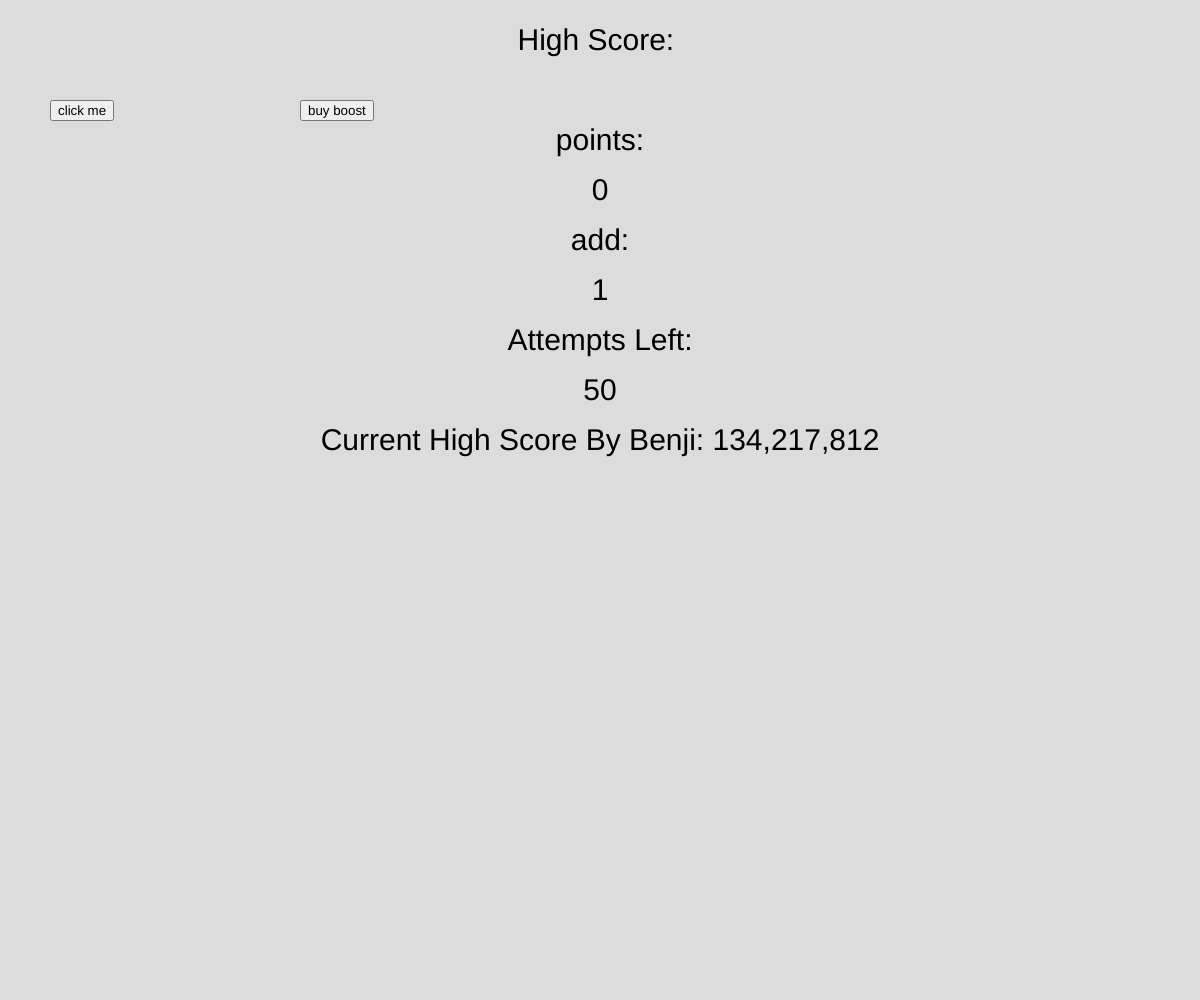
Frame 1 (no input)
Frame 60 (no input): identical to frame 1, image omitted
Frame 120 (the mouse pressed at the canvas centre since frame 60): identical to frame 1, image omitted

The p5.js sketch that drew this single still picture (run headless with seeded random() and noise() and a simulated clock; from frame 60 on, the mouse is pressed at the canvas centre):

// p5.js sketch
// ── sketch.js
let points = 0;
let colorOfBackground;
let colorOfBackground_Failed;
let button;
let buy;
let add = 1;
let add_change = 1;
let attempts = 50;

function setup() {
  textSize(30);
  colorOfBackground = color(220, 220, 220);
  colorOfBackground_Failed = color(255, 0, 0);

  createCanvas(windowWidth, windowHeight);
  textAlign(CENTER);
  button = createButton("click me");
  button.position(50, 100);
  buy = createButton("buy boost");
  buy.position(300, 100);

  button.mousePressed(plusOne);

  buy.mousePressed(buyBoost);
}

function draw() {
  if (attempts <= 0) {
    background(colorOfBackground_Failed);
  } else {
    background(colorOfBackground);
  }

  text("High Score: ", width/2, 50);
  // text("Jayvian - 4891772 - 50 Attempts", 200, 80);
  
  
  text(points, width/2, 200);
  text("points:", width/2, 150);

  text("add:", width/2, 250);
  text(add, width/2, 300);

  text("Attempts Left:", width/2, 350);
  text(attempts, width/2, 400);

  text("Current High Score By Benji: 134,217,812", width/2, 450);
}

function plusOne() {
  if (attempts > 0) {
    attempts -= 1;
    points += add;
  }
}
function buyBoost() {
  if (attempts > 0) {
    attempts -= 1;

    let points_copy = points;
    let price = 1;
    let buyable = false;
    if (points_copy >= 10) {
      points_copy /= 10;
      price *= 10;
      add_change *= 2;
      buyable = true;
    }
    if (buyable) {
      points -= price;
      add = add_change;
    }
  }
}
